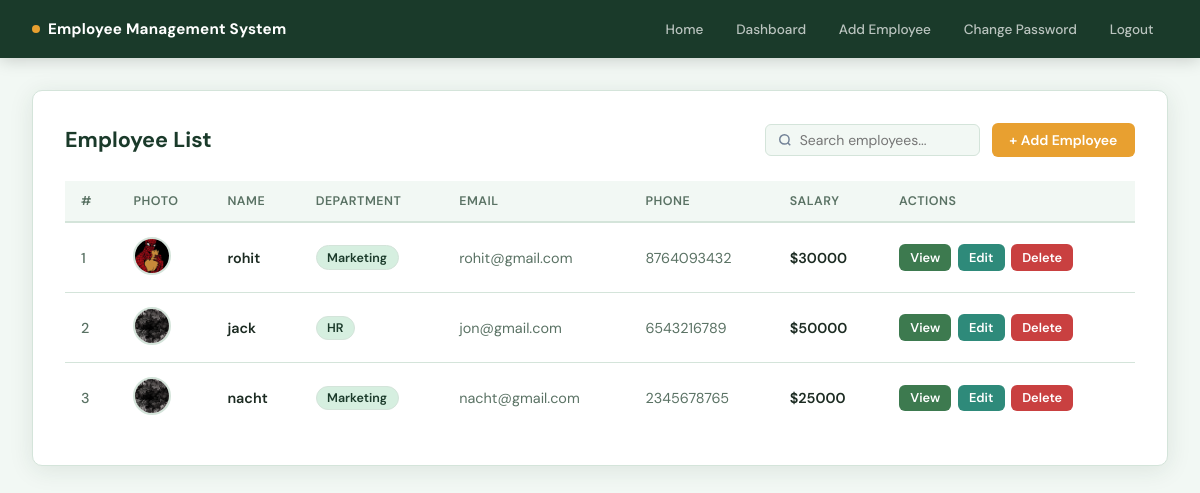
The page /dashboard/ (signed in) on the database its author committed.
### employees/models.py (models this page shows, shortened)
class Employee(models.Model):
    DEPARTMENT_CHOICES = [
        ('HR', 'HR'),
        ('Developer', 'Developer'),
        ('Manager', 'Manager'),
        ('Designer', 'Designer'),
        ('Marketing', 'Marketing'),
        ('Finance', 'Finance'),
        ('Sales', 'Sales'),
        ('Operations', 'Operations'),
    ]
    name = models.CharField(max_length=100)
    age = models.IntegerField()
    email = models.EmailField(unique=True)
    phone = models.CharField(max_length=20)
    department = models.CharField(max_length=50, choices=DEPARTMENT_CHOICES)
    salary = models.DecimalField(max_digits=10, decimal_places=2)
    address = models.TextField()
    profile_image = models.ImageField(upload_to='profile_images/', blank=True, null=True)
    created_at = models.DateTimeField(auto_now_add=True)
    updated_at = models.DateTimeField(auto_now=True)
    class Meta:
        ordering = ['id']

### employees/views.py (the view)
# urls.py: path('dashboard/', views.dashboard_view, name='dashboard'),
@login_required
def dashboard_view(request):
    query = request.GET.get('search', '')
    employees = Employee.objects.all()
    if query:
        employees = employees.filter(
            Q(name__icontains=query) |
            Q(department__icontains=query) |
            Q(email__icontains=query)
        )
    return render(request, 'employees/dashboard.html', {
        'employees': employees,
        'query': query,
    })

### employees/templates/employees/dashboard.html
{% extends 'employees/base.html' %}
{% block content %}
<div class="main">
    <div class="card">
        <div class="page-header">
            <h1 class="page-title">Employee List</h1>
            <div style="display:flex; gap:0.75rem; align-items:center; flex-wrap:wrap;">
                <form method="get" style="display:flex;">
                    <div class="search-bar">
                        <svg width="14" height="14" viewBox="0 0 24 24" fill="none" stroke="currentColor" stroke-width="2.5" style="color:#718096;flex-shrink:0;">
                            <circle cx="11" cy="11" r="8"/><path d="m21 21-4.35-4.35"/>
                        </svg>
                        <input type="text" name="search" placeholder="Search employees..." value="{{ query }}">
                    </div>
                </form>
                <a href="{% url 'add_employee' %}" class="btn btn-success">
                    + Add Employee
                </a>
            </div>
        </div>
        <div class="table-wrapper">
            <table>
                <thead>
                    <tr>
                        <th>#</th>
                        <th>Photo</th>
                        <th>Name</th>
                        <th>Department</th>
                        <th>Email</th>
                        <th>Phone</th>
                        <th>Salary</th>
                        <th>Actions</th>
                    </tr>
                </thead>
                <tbody>
                    {% for emp in employees %}
                    <tr>
                        <td style="color:var(--text-muted); font-weight:500;">{{ forloop.counter }}</td>
                        <td>
                            {% if emp.profile_image %}
                            <img src="{{ emp.profile_image.url }}" class="employee-avatar" alt="{{ emp.name }}">
                            {% else %}
                            <div class="avatar-placeholder">{{ emp.name|first|upper }}</div>
                            {% endif %}
                        </td>
                        <td style="font-weight:600;">{{ emp.name }}</td>
                        <td>
                            <span class="dept-badge">{{ emp.department }}</span>
                        </td>
                        <td style="color:var(--text-muted);">{{ emp.email }}</td>
                        <td style="color:var(--text-muted);">{{ emp.phone }}</td>
                        <td style="font-weight:600;">${{ emp.salary|floatformat:0 }}</td>
                        <td>
                            <div style="display:flex; gap:0.4rem;">
                                <a href="{% url 'employee_profile' emp.pk %}" class="btn btn-primary btn-sm">View</a>
                                <a href="{% url 'edit_employee' emp.pk %}" class="btn btn-warning btn-sm">Edit</a>
                                <a href="{% url 'delete_employee' emp.pk %}" class="btn btn-danger btn-sm">Delete</a>
                            </div>
                        </td>
                    </tr>
                    {% empty %}
                    <tr>
                        <td colspan="8" style="text-align:center; padding:3rem; color:var(--text-muted);">
                            No employees found. <a href="{% url 'add_employee' %}" style="color:var(--accent);">Add one now</a>.
                        </td>
                    </tr>
                    {% endfor %}
                </tbody>
            </table>
        </div>
    </div>
</div>
{% endblock %}

### employees/templates/employees/base.html (shortened to what this page needs)
<!DOCTYPE html>
<html lang="en">
<head>
</head>
<body>
{% if user.is_authenticated %}
<nav>
    <a href="{% url 'dashboard' %}" class="nav-brand">Employee Management System</a>
    <div class="nav-links">
        <a href="{% url 'dashboard' %}">Home</a>
        <a href="{% url 'dashboard' %}">Dashboard</a>
        <a href="{% url 'add_employee' %}">Add Employee</a>
        <a href="{% url 'change_password' %}">Change Password</a>
        <a href="{% url 'logout' %}">Logout</a>
    </div>
</nav>
{% endif %}
{% block content %}{% endblock %}
</body>
</html>

### employees/templates/employees/base.html (style rules this page uses)
*, *::before, *::after { box-sizing: border-box; margin: 0; padding: 0; }
:root { --forest: #1a3a2a; --forest-2: #22492f; --forest-3: #2d5c3c; --leaf: #3d7a4f; --sage: #6aab7e; --mint: #d6efe0; --amber: #e8a030; --amber-dk: #c47f18; --amber-lt: #fef3dc; --red: #c94040; --red-lt: #fde8e8; --teal: #2e8a7a; --text: #1c2b22; --text-muted:#5a7264; --border: #d4e4da; --bg: #f2f8f4; --white: #ffffff; --shadow: 0 4px 24px rgba(26,58,42,0.10); --shadow-sm: 0 2px 8px rgba(26,58,42,0.07); --radius: 10px; --font: 'DM Sans', system-ui, sans-serif; --mono: 'DM Mono', monospace; }
body { font-family: var(--font); background: var(--bg); color: var(--text); min-height: 100vh; }
nav { background: var(--forest); padding: 0 2rem; display: flex; align-items: center; justify-content: space-between; height: 58px; box-shadow: 0 2px 16px rgba(0,0,0,0.18); position: sticky; top: 0; z-index: 100; }
.nav-brand { color: #fff; font-weight: 700; font-size: 0.95rem; letter-spacing: 0.2px; text-decoration: none; display: flex; align-items: center; gap: 0.5rem; }
.nav-brand::before { content: ''; display: inline-block; width: 8px; height: 8px; background: var(--amber); border-radius: 50%; }
.nav-links { display: flex; gap: 0.25rem; align-items: center; }
.nav-links a { color: rgba(255,255,255,0.7); text-decoration: none; padding: 0.4rem 0.9rem; border-radius: 6px; font-size: 0.85rem; font-weight: 500; transition: all 0.15s; }
.main { padding: 2rem; max-width: 1200px; margin: 0 auto; }
.card { background: var(--white); border-radius: var(--radius); box-shadow: var(--shadow); padding: 2rem; border: 1px solid var(--border); }
.page-header { display: flex; align-items: center; justify-content: space-between; margin-bottom: 1.5rem; }
.page-title { font-size: 1.35rem; font-weight: 700; color: var(--forest); }
.btn { display: inline-flex; align-items: center; gap: 0.4rem; padding: 0.5rem 1.1rem; border-radius: 6px; font-size: 0.875rem; font-weight: 600; cursor: pointer; border: none; text-decoration: none; transition: all 0.15s; white-space: nowrap; font-family: var(--font); }
.btn-primary { background: var(--leaf); color: #fff; }
.btn-success { background: var(--amber); color: #fff; }
.btn-danger { background: var(--red); color: #fff; }
.btn-warning { background: var(--teal); color: #fff; }
.btn-sm { padding: 0.3rem 0.7rem; font-size: 0.8rem; }
.table-wrapper { overflow-x: auto; }
table { width: 100%; border-collapse: collapse; font-size: 0.9rem; }
thead th { background: var(--bg); color: var(--text-muted); font-weight: 600; font-size: 0.78rem; text-transform: uppercase; letter-spacing: 0.5px; padding: 0.75rem 1rem; text-align: left; border-bottom: 2px solid var(--border); }
tbody td { padding: 0.85rem 1rem; border-bottom: 1px solid var(--border); vertical-align: middle; }
tbody tr:last-child td { border-bottom: none; }
.employee-avatar { width: 38px; height: 38px; border-radius: 50%; object-fit: cover; border: 2px solid var(--border); }
.dept-badge { display: inline-block; padding: 0.2rem 0.65rem; border-radius: 20px; font-size: 0.78rem; font-weight: 600; background: var(--mint); color: var(--forest); border: 1px solid var(--border); }
.search-bar { display: flex; align-items: center; gap: 0.5rem; background: var(--bg); border: 1.5px solid var(--border); border-radius: 6px; padding: 0.4rem 0.75rem; max-width: 280px; }
.search-bar input { border: none; background: none; outline: none; font-size: 0.875rem; width: 100%; color: var(--text); font-family: var(--font); }

### rows shown on the page
Employee: profile_image (picture), name "rohit", department "Marketing", email "rohit@gmail.com", phone "8764093432", salary "30000"
Employee: profile_image (picture), name "jack", department "HR", email "jon@gmail.com", phone "6543216789", salary "50000"
Employee: profile_image (picture), name "nacht", department "Marketing", email "nacht@gmail.com", phone "2345678765", salary "25000"
